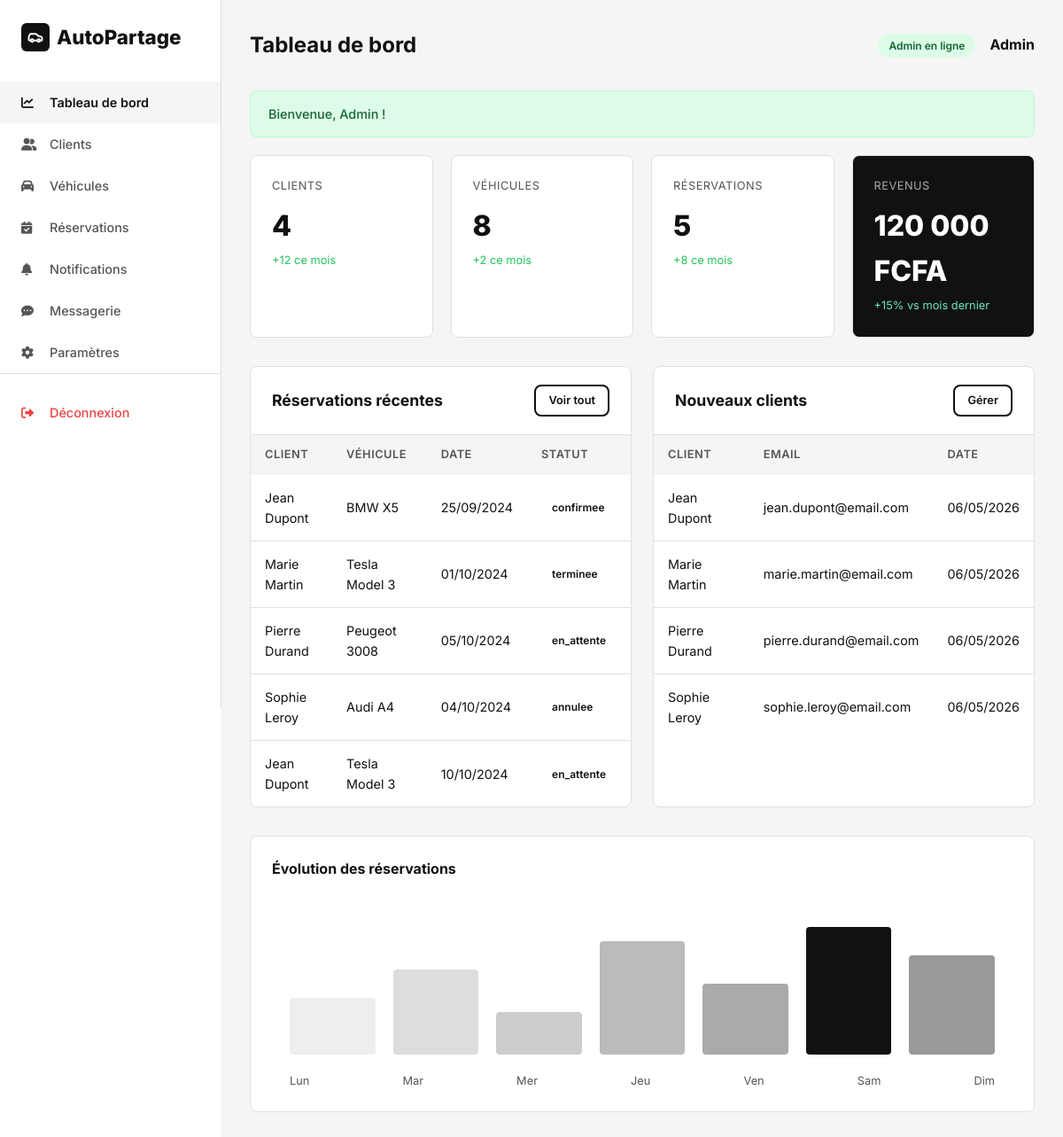
/admin/dashboard.php (signed in), run on the app's committed database.
### tables this page shows
CREATE TABLE reservations (
    id INT AUTO_INCREMENT PRIMARY KEY,
    utilisateur_id INT NOT NULL,
    vehicule_id INT NOT NULL,
    date_debut DATETIME NOT NULL,
    date_fin DATETIME NOT NULL,
    duree_jours INT NOT NULL DEFAULT 1,
    prix_unitaire DECIMAL(10,2) NOT NULL,
    prix_total DECIMAL(10,2) NOT NULL,
    statut ENUM('en_attente', 'confirmee', 'annulee', 'terminee') NOT NULL DEFAULT 'en_attente',
    notes TEXT DEFAULT NULL,
    date_creation DATETIME NOT NULL DEFAULT CURRENT_TIMESTAMP,
    date_modification DATETIME DEFAULT NULL ON UPDATE CURRENT_TIMESTAMP,
    FOREIGN KEY (utilisateur_id) REFERENCES utilisateurs(id) ON DELETE CASCADE,
    FOREIGN KEY (vehicule_id) REFERENCES vehicules(id) ON DELETE CASCADE
);

CREATE TABLE utilisateurs (
    id INT AUTO_INCREMENT PRIMARY KEY,
    prenom VARCHAR(100) NOT NULL,
    nom VARCHAR(100) NOT NULL,
    email VARCHAR(255) NOT NULL UNIQUE,
    mot_de_passe VARCHAR(255) NOT NULL,
    telephone VARCHAR(20) DEFAULT NULL,
    adresse TEXT DEFAULT NULL,
    role ENUM('client', 'admin') NOT NULL DEFAULT 'client',
    photo VARCHAR(255) DEFAULT NULL,
    statut ENUM('actif', 'inactif', 'suspendu') NOT NULL DEFAULT 'actif',
    is_deleted TINYINT(1) NOT NULL DEFAULT 0,
    date_creation DATETIME NOT NULL DEFAULT CURRENT_TIMESTAMP,
    date_modification DATETIME DEFAULT NULL ON UPDATE CURRENT_TIMESTAMP
);

CREATE TABLE vehicules (
    id INT AUTO_INCREMENT PRIMARY KEY,
    marque VARCHAR(100) NOT NULL,
    modele VARCHAR(100) NOT NULL,
    annee INT DEFAULT NULL,
    type_carburant ENUM('Essence', 'Diesel', 'Électrique', 'Hybride') NOT NULL DEFAULT 'Essence',
    transmission ENUM('Manuelle', 'Automatique') NOT NULL DEFAULT 'Manuelle',
    nombre_places INT NOT NULL DEFAULT 5,
    image VARCHAR(255) DEFAULT NULL,
    prix_heure DECIMAL(10,2) DEFAULT NULL,
    prix_jour DECIMAL(10,2) NOT NULL,
    description TEXT DEFAULT NULL,
    caracteristiques TEXT DEFAULT NULL,
    statut ENUM('disponible', 'reserve', 'maintenance') NOT NULL DEFAULT 'disponible',
    is_deleted TINYINT(1) NOT NULL DEFAULT 0,
    date_creation DATETIME NOT NULL DEFAULT CURRENT_TIMESTAMP,
    date_modification DATETIME DEFAULT NULL ON UPDATE CURRENT_TIMESTAMP
);

### admin/dashboard.php (the view, shortened to what this page needs)
<?php
require_once '../config/database.php';
require_once '../includes/functions.php';
$stmt = $pdo->query("SELECT COUNT(*) FROM utilisateurs WHERE role = 'client' AND is_deleted = 0");
$totalClients = $stmt->fetchColumn();
$stmt = $pdo->query("SELECT COUNT(*) FROM vehicules WHERE is_deleted = 0");
$totalVehicules = $stmt->fetchColumn();
$stmt = $pdo->query("SELECT COUNT(*) FROM reservations");
$totalReservations = $stmt->fetchColumn();
$stmt = $pdo->query("SELECT SUM(prix_total) FROM reservations WHERE statut = 'confirmee' OR statut = 'terminee'");
$totalRevenu = $stmt->fetchColumn() ?: 0;
$stmt = $pdo->query("SELECT r.*, v.marque, v.modele, u.prenom, u.nom
                     FROM reservations r
                     JOIN vehicules v ON r.vehicule_id = v.id
                     JOIN utilisateurs u ON r.utilisateur_id = u.id
                     ORDER BY r.date_creation DESC LIMIT 5");
$recentReservations = $stmt->fetchAll();
$stmt = $pdo->query("SELECT * FROM utilisateurs WHERE role = 'client' AND is_deleted = 0 ORDER BY date_creation DESC LIMIT 5");
$recentClients = $stmt->fetchAll();
?>
<!DOCTYPE html>
<html lang="fr">
<head>
    <link rel="stylesheet" href="https://cdnjs.cloudflare.com/ajax/libs/font-awesome/6.5.0/css/all.min.css">
    <link rel="stylesheet" href="../assets/css/style.css">
</head>
<body class="dashboard">
    <?php include '../includes/sidebar.php'; ?>
    <main class="dashboard-content">
        <header class="dashboard-header">
            <h1>Tableau de bord</h1>
            <div class="user-info flex gap-2">
                <span class="badge badge-success">Admin en ligne</span>
                <strong><?= $_SESSION['user_prenom'] ?></strong>
            </div>
        </header>
        <?php $flash = getFlash(); if ($flash): ?>
            <div class="flash flash-<?= $flash['type'] ?>"><?= $flash['message'] ?></div>
        <?php endif; ?>
        <div class="stat-cards">
            <div class="stat-card">
                <div class="label">Clients</div>
                <div class="value"><?= $totalClients ?></div>
                <div class="change">+12 ce mois</div>
            </div>
            <div class="stat-card">
                <div class="label">Véhicules</div>
                <div class="value"><?= $totalVehicules ?></div>
                <div class="change">+2 ce mois</div>
            </div>
            <div class="stat-card">
                <div class="label">Réservations</div>
                <div class="value"><?= $totalReservations ?></div>
                <div class="change">+8 ce mois</div>
            </div>
            <div class="stat-card dark">
                <div class="label">Revenus</div>
                <div class="value"><?= formatPrix($totalRevenu) ?></div>
                <div class="change" style="color: #6ee7b7;">+15% vs mois dernier</div>
            </div>
        </div>
        <div class="grid-2">
            <div class="table-container">
                <div class="table-header">
                    <h3>Réservations récentes</h3>
                    <a href="reservations.php" class="btn btn-outline btn-sm">Voir tout</a>
                </div>
                <table>
                    <thead>
                        <tr>
                            <th>Client</th>
                            <th>Véhicule</th>
                            <th>Date</th>
                            <th>Statut</th>
                        </tr>
                    </thead>
                    <tbody>
                        <?php foreach ($recentReservations as $res): ?>
                        <tr>
                            <td><?= clean($res['prenom'] . ' ' . $res['nom']) ?></td>
                            <td><?= clean($res['marque'] . ' ' . $res['modele']) ?></td>
                            <td><?= formatDate($res['date_debut']) ?></td>
                            <td><?= getStatutBadge($res['statut']) ?></td>
                        </tr>
                        <?php endforeach; ?>
                    </tbody>
                </table>
            </div>
            <div class="table-container">
                <div class="table-header">
                    <h3>Nouveaux clients</h3>
                    <a href="clients.php" class="btn btn-outline btn-sm">Gérer</a>
                </div>
                <table>
                    <thead>
                        <tr>
                            <th>Client</th>
                            <th>Email</th>
                            <th>Date</th>
                        </tr>
                    </thead>
                    <tbody>
                        <?php foreach ($recentClients as $client): ?>
                        <tr>
                            <td><?= clean($client['prenom'] . ' ' . $client['nom']) ?></td>
                            <td><?= clean($client['email']) ?></td>
                            <td><?= formatDate($client['date_creation']) ?></td>
                        </tr>
                        <?php endforeach; ?>
                    </tbody>
                </table>
            </div>
        </div>
        <div class="chart-container mt-4">
            <h3>Évolution des réservations</h3>
            <div style="height: 200px; display: flex; align-items: flex-end; gap: 20px; padding: 20px;">
                <div style="flex: 1; background: #eee; height: 40%; border-radius: 4px;"></div>
                <div style="flex: 1; background: #ddd; height: 60%; border-radius: 4px;"></div>
                <div style="flex: 1; background: #ccc; height: 30%; border-radius: 4px;"></div>
                <div style="flex: 1; background: #bbb; height: 80%; border-radius: 4px;"></div>
                <div style="flex: 1; background: #aaa; height: 50%; border-radius: 4px;"></div>
                <div style="flex: 1; background: var(--primary); height: 90%; border-radius: 4px;"></div>
                <div style="flex: 1; background: #999; height: 70%; border-radius: 4px;"></div>
            </div>
            <div style="display: flex; justify-content: space-between; padding: 0 20px; font-size: 0.8rem; color: var(--secondary);">
                <span>Lun</span><span>Mar</span><span>Mer</span><span>Jeu</span><span>Ven</span><span>Sam</span><span>Dim</span>
            </div>
        </div>
    </main>
</body>
</html>

### includes/functions.php (shortened to what this page needs)
<?php
function clean($data) {
    return htmlspecialchars(trim($data), ENT_QUOTES, 'UTF-8');
}
function getFlash() {
    if (isset($_SESSION['flash'])) {
        $flash = $_SESSION['flash'];
        return $flash;
    }
    return null;
}
function formatPrix($prix) {
    return number_format($prix, 0, ',', ' ') . ' FCFA';
}
function formatDate($date) {
    return date('d/m/Y', strtotime($date));
}
function getStatutBadge($statut) {
    $badges = [
        'en_attente' => '<span class="badge badge-warning">En attente</span>',
        'confirmee'  => '<span class="badge badge-success">Confirmée</span>',
        'annulee'    => '<span class="badge badge-danger">Annulée</span>',
        'terminee'   => '<span class="badge badge-info">Terminée</span>'
    ];
    return $badges[$statut] ?? '<span class="badge">' . $statut . '</span>';
}

### assets/css/style.css (style rules this page uses)
*,*::before,*::after { box-sizing:border-box;margin:0;padding:0 }
:root { --primary:#111;--secondary:#555;--accent:#222;--bg:#fff;--bg-alt:#f5f5f5;--border:#e0e0e0;--success:#22c55e;--warning:#f59e0b;--danger:#ef4444;--info:#3b82f6;--radius:8px;--shadow:0 2px 12px rgba(0,0,0,.08);--transition:all .3s ease }
body { font-family:'Inter',sans-serif;color:var(--primary);background:var(--bg);line-height:1.6;min-height:100vh }
a { text-decoration:none;color:inherit;transition:var(--transition) }
.flex { display:flex;align-items:center }
.grid-2 { display:grid;grid-template-columns:repeat(2,1fr);gap:24px }
.mt-4 { margin-top:32px }
.gap-2 { gap:16px }
.btn { display:inline-flex;align-items:center;justify-content:center;gap:6px;padding:10px 24px;border-radius:var(--radius);font-weight:600;font-size:.9rem;border:none;cursor:pointer;transition:var(--transition) }
.btn-outline { border:2px solid var(--primary);color:var(--primary);background:transparent }
.btn-sm { padding:6px 14px;font-size:.8rem }
.dashboard { display:flex;min-height:100vh }
.dashboard-content { flex:1;margin-left:250px;padding:32px;background:var(--bg-alt);min-height:100vh }
.dashboard-header { display:flex;align-items:center;justify-content:space-between;margin-bottom:32px }
.dashboard-header h1 { font-size:1.5rem;font-weight:700 }
.stat-cards { display:grid;grid-template-columns:repeat(4,1fr);gap:20px;margin-bottom:32px }
.stat-card { background:#fff;border-radius:var(--radius);padding:24px;border:1px solid var(--border) }
.stat-card .label { font-size:.8rem;color:var(--secondary);margin-bottom:8px;text-transform:uppercase;letter-spacing:.5px }
.stat-card .value { font-size:2rem;font-weight:800 }
.stat-card .change { font-size:.8rem;color:var(--success);margin-top:4px }
.stat-card.dark { background:var(--primary);color:#fff }
.stat-card.dark .label { color:#aaa }
.stat-card.dark .change { color:#6ee7b7 }
.table-container { background:#fff;border-radius:var(--radius);border:1px solid var(--border);overflow:hidden }
.table-header { padding:20px 24px;display:flex;align-items:center;justify-content:space-between;border-bottom:1px solid var(--border) }
.table-header h3 { font-size:1.1rem;font-weight:700 }
table { width:100%;border-collapse:collapse }
thead { background:var(--bg-alt) }
th { padding:12px 16px;text-align:left;font-size:.8rem;font-weight:600;text-transform:uppercase;letter-spacing:.5px;color:var(--secondary) }
td { padding:14px 16px;border-bottom:1px solid var(--border);font-size:.9rem }
tr:last-child td { border-bottom:none }
.badge { display:inline-flex;align-items:center;padding:4px 12px;border-radius:20px;font-size:.75rem;font-weight:600 }
.badge-success { background:#dcfce7;color:#166534 }
.flash { padding:14px 20px;border-radius:var(--radius);margin-bottom:20px;font-size:.9rem;font-weight:500;display:flex;align-items:center;gap:8px;animation:slideDown .3s ease }
.flash-success { background:#dcfce7;color:#166534;border:1px solid #bbf7d0 }
.chart-container { background:#fff;border-radius:var(--radius);border:1px solid var(--border);padding:24px;min-height:300px }
.chart-container h3 { font-size:1rem;font-weight:700;margin-bottom:16px }
.btn { position: relative; overflow: hidden; transition: all 0.3s ease; }
.btn::after { content: ''; position: absolute; top: 50%; left: 50%; width: 0; height: 0; background: rgba(255,255,255,0.2); border-radius: 50%; transform: translate(-50%, -50%); transition: width 0.6s, height 0.6s; }

### data on the page
reservations: utilisateur.nom "Jean Dupont", vehicule.modele "BMW X5", date_debut "25/09/2024", statut "confirmee"
reservations: utilisateur.nom "Marie Martin", vehicule.modele "Tesla Model 3", date_debut "01/10/2024", statut "terminee"
reservations: utilisateur.nom "Pierre Durand", vehicule.modele "Peugeot 3008", date_debut "05/10/2024", statut "en_attente"
reservations: utilisateur.nom "Sophie Leroy", vehicule.modele "Audi A4", date_debut "04/10/2024", statut "annulee"
reservations: utilisateur.nom "Jean Dupont", vehicule.modele "Tesla Model 3", date_debut "10/10/2024", statut "en_attente"
utilisateurs: prenom+nom "Jean Dupont", email "jean.dupont@email.com", date_creation "06/05/2026"
utilisateurs: prenom+nom "Marie Martin", email "marie.martin@email.com", date_creation "06/05/2026"
utilisateurs: prenom+nom "Pierre Durand", email "pierre.durand@email.com", date_creation "06/05/2026"
utilisateurs: prenom+nom "Sophie Leroy", email "sophie.leroy@email.com", date_creation "06/05/2026"

### other printed values
$_SESSION['user_prenom'] "Admin"
$flash['message'] "Bienvenue, Admin !"
$totalClients "4"
$totalVehicules "8"
$totalReservations "5"
formatPrix($totalRevenu) "120 000 FCFA"
